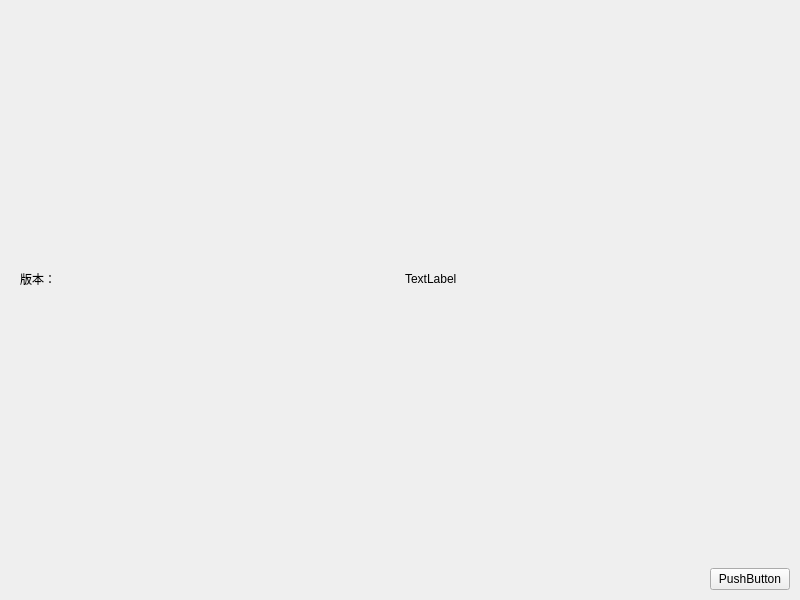
<?xml version="1.0" encoding="UTF-8"?>
<ui version="4.0">
 <class>AboutDialog</class>
 <widget class="QWidget" name="AboutDialog">
  <property name="geometry">
   <rect>
    <x>0</x>
    <y>0</y>
    <width>800</width>
    <height>600</height>
   </rect>
  </property>
  <property name="windowTitle">
   <string>AboutDialog</string>
  </property>
  <layout class="QVBoxLayout" name="verticalLayout" stretch="56,4">
   <property name="spacing">
    <number>0</number>
   </property>
   <property name="leftMargin">
    <number>0</number>
   </property>
   <property name="topMargin">
    <number>0</number>
   </property>
   <property name="rightMargin">
    <number>0</number>
   </property>
   <property name="bottomMargin">
    <number>0</number>
   </property>
   <item>
    <widget class="QWidget" name="widgetBody" native="true">
     <layout class="QHBoxLayout" name="horizontalLayout">
      <property name="spacing">
       <number>10</number>
      </property>
      <property name="leftMargin">
       <number>20</number>
      </property>
      <property name="topMargin">
       <number>10</number>
      </property>
      <property name="rightMargin">
       <number>20</number>
      </property>
      <property name="bottomMargin">
       <number>10</number>
      </property>
      <item>
       <widget class="QLabel" name="lbAPPVersion">
        <property name="text">
         <string>版本：</string>
        </property>
       </widget>
      </item>
      <item>
       <widget class="QLabel" name="lbAPP">
        <property name="text">
         <string>TextLabel</string>
        </property>
       </widget>
      </item>
     </layout>
    </widget>
   </item>
   <item>
    <widget class="QWidget" name="widgetFooter" native="true">
     <layout class="QHBoxLayout" name="horizontalLayout_3">
      <property name="spacing">
       <number>10</number>
      </property>
      <property name="leftMargin">
       <number>10</number>
      </property>
      <property name="topMargin">
       <number>10</number>
      </property>
      <property name="rightMargin">
       <number>10</number>
      </property>
      <property name="bottomMargin">
       <number>10</number>
      </property>
      <item>
       <spacer name="horizontalSpacer_2">
        <property name="orientation">
         <enum>Qt::Horizontal</enum>
        </property>
        <property name="sizeHint" stdset="0">
         <size>
          <width>487</width>
          <height>20</height>
         </size>
        </property>
       </spacer>
      </item>
      <item>
       <widget class="QPushButton" name="btnClose">
        <property name="text">
         <string>PushButton</string>
        </property>
       </widget>
      </item>
     </layout>
    </widget>
   </item>
  </layout>
 </widget>
 <resources/>
 <connections/>
</ui>
